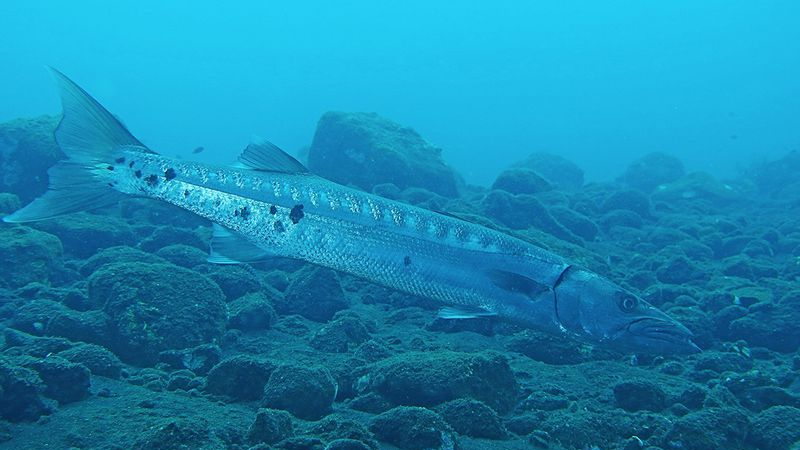
#> input picture image_001.png, 800 x 450 px
$ python qt33_test.py
#> lines starting #> are read from the running program, lines starting #| are printed output that depends on the picture
#> further down, img is the input picture: shape (450, 800, 3); mean B, G, R 175.4, 134.8, 22.9
import sys
import numpy as np
import cv2
import math
import os
THRESHOLD_RATIO = 100
MIN_AVG_RED = 60
MAX_HUE_SHIFT = 120
BLUE_MAGIC_VALUE = 1.2


def hue_shift_red(mat, h):
    U = math.cos(h * math.pi / 180)
    W = math.sin(h * math.pi / 180)

    r = (0.299 + 0.701 * U + 0.168 * W) * mat[..., 0]
    g = (0.587 - 0.587 * U + 0.330 * W) * mat[..., 1]
    b = (0.114 - 0.114 * U - 0.497 * W) * mat[..., 2]
    return np.dstack([r, g, b])
def normalizing_interval(array):
    high = 255
    low = 0
    max_dist = 0
    for i in range(1, len(array)):
        dist = array[i] - array[i - 1]
        if (dist > max_dist):
            max_dist = dist
            high = array[i]
            low = array[i - 1]
    return (low, high)


def apply_filter(mat, filt):
    r = mat[..., 0]
    g = mat[..., 1]
    b = mat[..., 2]

    r = r * filt[0] + g * filt[1] + b * filt[2] + filt[4] * 255
    g = g * filt[6] + filt[9] * 255
    b = b * filt[12] + filt[14] * 255

    filtered_mat = np.dstack([r, g, b])
    filtered_mat = np.clip(filtered_mat, 0, 255).astype(np.uint8)

    return filtered_mat


def get_filter_matrix(mat):
    mat = cv2.resize(mat, (256, 256))
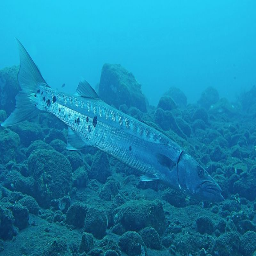
#> mat: shape (256, 256, 3); mean of channels 0, 1, 2 175.3, 134.7, 22.8; drawn as B, G, R

    # Get average values of RGB
    avg_mat = np.array(cv2.mean(mat)[:3], dtype=np.uint8)
#> avg_mat = [175, 134, 22]

    # Find hue shift so that average red reaches MIN_AVG_RED
    new_avg_r = avg_mat[0]
#> new_avg_r = 175
    hue_shift = 0
    while (new_avg_r < MIN_AVG_RED):

        shifted = hue_shift_red(avg_mat, hue_shift)
        new_avg_r = np.sum(shifted)
        hue_shift += 1
        if hue_shift > MAX_HUE_SHIFT:
            new_avg_r = MIN_AVG_RED
#> this loop made 0 passes
#> after the loop, hue_shift = 0

    # Apply hue shift to whole image and replace red channel
    shifted_mat = hue_shift_red(mat, hue_shift)
#> in hue_shift_red, `U = math.cos(h * math.pi / 180)`: U = 1
#> in hue_shift_red, `W = math.sin(h * math.pi / 180)`: W = 0
#> in hue_shift_red, `g = (0.587 - 0.587 * U + 0.330 * W) * mat[..., 1]`: g: shape (256, 256) float64; every value is 0
#> in hue_shift_red, `return np.dstack([r, g, b])`:
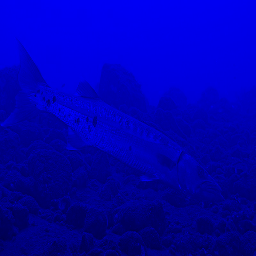
#> returned value: shape (256, 256, 3) float64; mean of channels 0, 1, 2 175.3, 0, 0; drawn as B, G, R
    new_r_channel = np.sum(shifted_mat, axis=2)
    new_r_channel = np.clip(new_r_channel, 0, 255)
    mat[..., 0] = new_r_channel

    # Get histogram of all channels
    hist_r = hist = cv2.calcHist([mat], [0], None, [256], [0, 256])
#> hist_r = 256 values, max 1457 at index 240, min 0 at index 0, mean 256; hist has the same summary as hist_r
    hist_g = hist = cv2.calcHist([mat], [1], None, [256], [0, 256])
#> hist_g = 256 values, max 1528 at index 203, min 0 at index 0, mean 256; hist has the same summary as hist_g
    hist_b = hist = cv2.calcHist([mat], [2], None, [256], [0, 256])
#> hist_b = 256 values, max 4006 at index 33, min 0 at index 115, mean 256; hist has the same summary as hist_b

    normalize_mat = np.zeros((256, 3))
    threshold_level = (mat.shape[0] * mat.shape[1]) / THRESHOLD_RATIO
#> threshold_level = 655.4
    for x in range(256):

        if hist_r[x] < threshold_level:
            normalize_mat[x][0] = x

        if hist_g[x] < threshold_level:
            normalize_mat[x][1] = x

        if hist_b[x] < threshold_level:
            normalize_mat[x][2] = x
#> after the loop, normalize_mat = 256 rows, first 8: [0, 0, 0], [1, 1, 1], [2, 2, 2], [3, 3, 3], [4, 4, 0], [5, 5, 0], [6, 6, 0], [7, 7, 0]

    normalize_mat[255][0] = 255
    normalize_mat[255][1] = 255
    normalize_mat[255][2] = 255

    adjust_r_low, adjust_r_high = normalizing_interval(normalize_mat[..., 0])
#> the loop in normalizing_interval, `for i in range(1, len(array)):` made 255 passes
#> (dist, max_dist, high, low) on passes 1, 243: (1, 1, 1, 0), (243, 243, 243, 0)
#> dist on passes 2 to 7: 1, 1, 1, 1, 1, 1
#> after the loop in normalizing_interval, `for i in range(1, len(array)):`: high = 243; low = 0; max_dist = 243
#> adjust_r_low = 0; adjust_r_high = 243
    adjust_g_low, adjust_g_high = normalizing_interval(normalize_mat[..., 1])
#> the loop in normalizing_interval (call 2), `for i in range(1, len(array)):` made 255 passes
#> adjust_g_low = 0; adjust_g_high = 205
    adjust_b_low, adjust_b_high = normalizing_interval(normalize_mat[..., 2])
#> adjust_b_low = 0; adjust_b_high = 38

    shifted = hue_shift_red(np.array([1, 1, 1]), hue_shift)
#> shifted = [[1, 0, 0]]
    shifted_r, shifted_g, shifted_b = shifted[0][0]
#> shifted_r = 1; shifted_g = 0; shifted_b = 0

    red_gain = 256 / (adjust_r_high - adjust_r_low)
#> red_gain = 1.05
    green_gain = 256 / (adjust_g_high - adjust_g_low)
#> green_gain = 1.25
    blue_gain = 256 / (adjust_b_high - adjust_b_low)
#> blue_gain = 6.74

    redOffset = (-adjust_r_low / 256) * red_gain
#> redOffset = 0
    greenOffset = (-adjust_g_low / 256) * green_gain
#> greenOffset = 0
    blueOffset = (-adjust_b_low / 256) * blue_gain
#> blueOffset = 0

    adjust_red = shifted_r * red_gain
#> adjust_red = 1.05
    adjust_red_green = shifted_g * red_gain
#> adjust_red_green = 0
    adjust_red_blue = shifted_b * red_gain * BLUE_MAGIC_VALUE
#> adjust_red_blue = 0

    return np.array([
        adjust_red, adjust_red_green, adjust_red_blue, 0, redOffset,
        0, green_gain, 0, 0, greenOffset,
        0, 0, blue_gain, 0, blueOffset,
        0, 0, 0, 1, 0,
    ])


def correct(mat):
    original_mat = mat.copy()

    filter_matrix = get_filter_matrix(mat)
#> filter_matrix = 20 values, max 6.74 at index 12, min 0 at index 1, mean 0.502

    corrected_mat = apply_filter(original_mat, filter_matrix)
#> in apply_filter, `r = mat[..., 0]`:
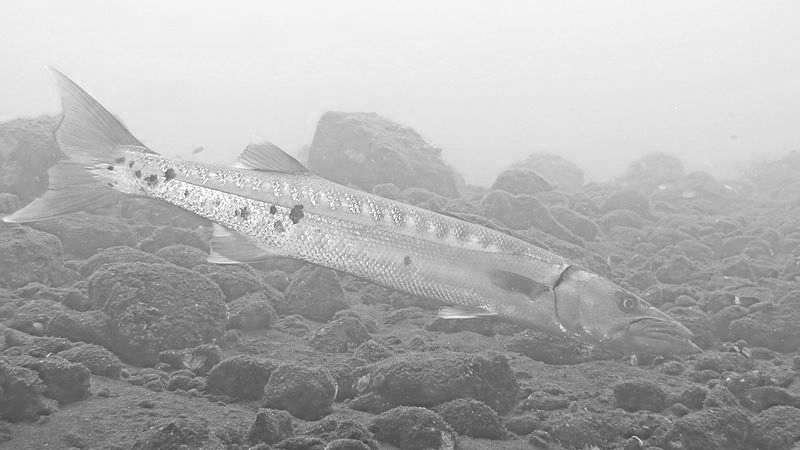
#> r: shape (450, 800); min 60, max 255, mean 175.4
#> in apply_filter, `b = mat[..., 2]`:
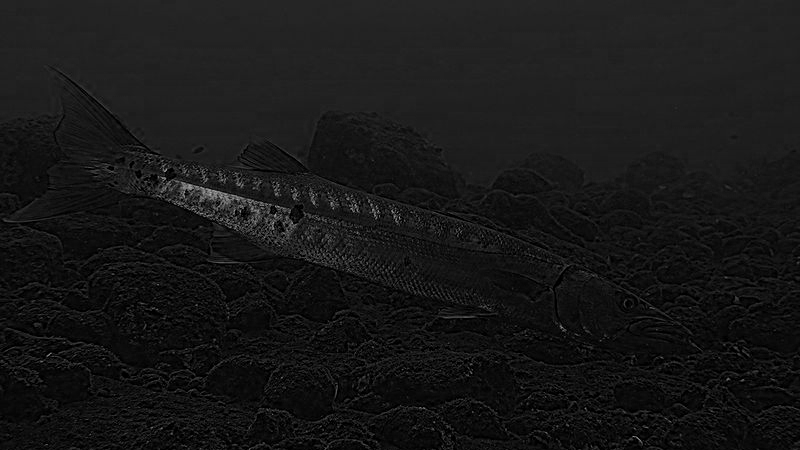
#> b: shape (450, 800); min 0, max 173, mean 22.9
#> in apply_filter, `r = r * filt[0] + g * filt[1] + b * filt[2] + filt[4] * 255`:
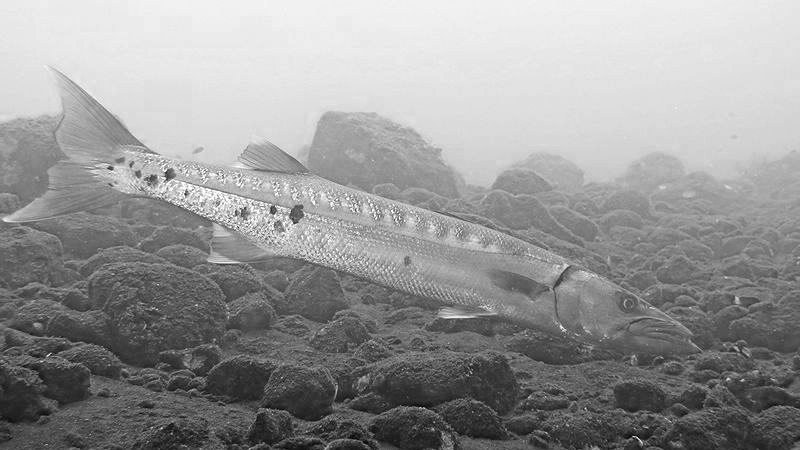
#> r: shape (450, 800) float64; min 63.21, max 268.6, mean 184.7; drawn with min black and max white
#> in apply_filter, `g = g * filt[6] + filt[9] * 255`:
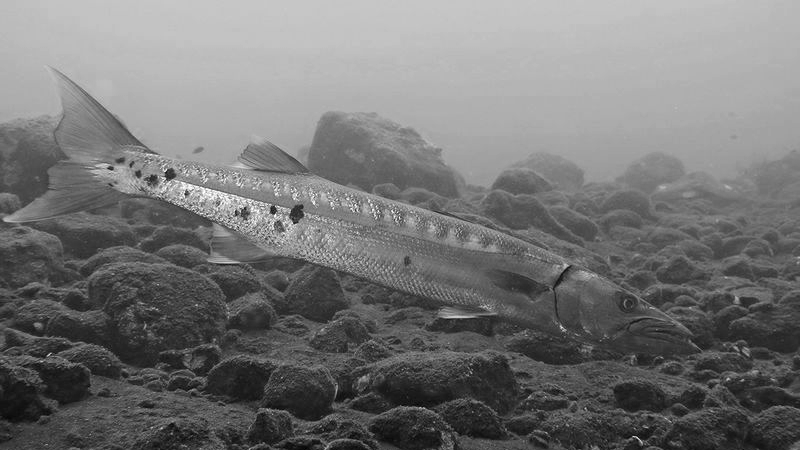
#> g: shape (450, 800) float64; min 41.21, max 318.4, mean 168.4; drawn with min black and max white
#> in apply_filter, `filtered_mat = np.clip(filtered_mat, 0, 255).astype(np.uint8)`:
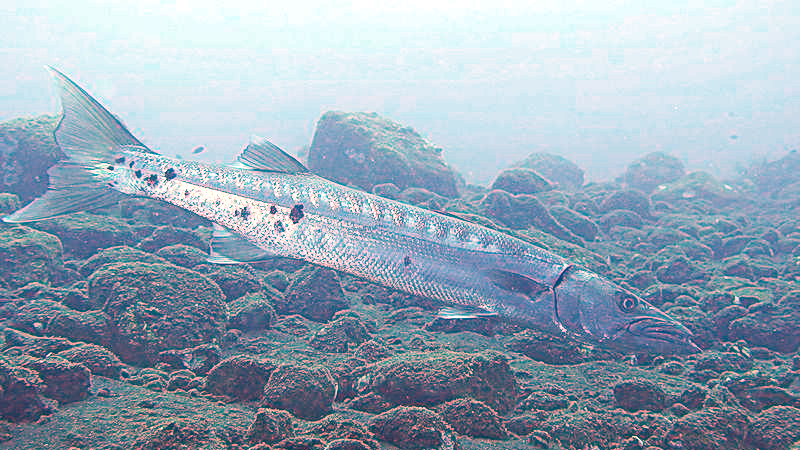
#> filtered_mat: shape (450, 800, 3); mean of channels 0, 1, 2 184.2, 167.8, 149.2; drawn as B, G, R
    corrected_mat = cv2.cvtColor(corrected_mat, cv2.COLOR_RGB2BGR)

    return corrected_mat

if __name__ == "__main__":
    img=cv2.imread("image_001.png")
    img_f=correct(img)
    cv2.imshow('img_f',img_f)
    cv2.waitKey(0)
    cv2.destroyAllWindows()

$ run again, with image_002.png copied over image_001.png
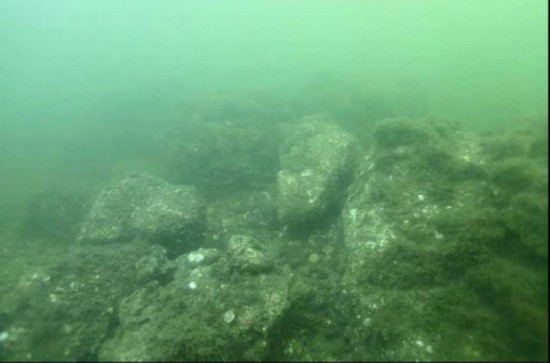
#> input picture image_002.png, 550 x 363 px
#> img is the input picture: shape (363, 550, 3); mean B, G, R 112.2, 156.6, 101.4
#> avg_mat = [112, 156, 101]
#> new_avg_r = 112
#> after the loop in get_filter_matrix, `while (new_avg_r < MIN_AVG_RED):`: hue_shift = 0
#> U = 1
#> W = 0
#> in hue_shift_red, `return np.dstack([r, g, b])`:
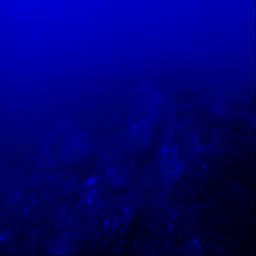
#> returned value: shape (256, 256, 3) float64; mean of channels 0, 1, 2 112.1, 0, 0; drawn as B, G, R
#> in get_filter_matrix, `hist_r = hist = cv2.calcHist([mat], [0], None, [256], [0, 256])`: hist_r = 256 values, max 563 at index 99, min 0 at index 0, mean 256; hist has the same summary as hist_r
#> in get_filter_matrix, `hist_g = hist = cv2.calcHist([mat], [1], None, [256], [0, 256])`: hist_g = 256 values, max 621 at index 238, min 0 at index 0, mean 256; hist has the same summary as hist_g
#> in get_filter_matrix, `hist_b = hist = cv2.calcHist([mat], [2], None, [256], [0, 256])`: hist_b = 256 values, max 837 at index 104, min 0 at index 0, mean 256; hist has the same summary as hist_b
#> after the loop in get_filter_matrix, `for x in range(256):`: normalize_mat = 256 rows, first 8: [0, 0, 0], [1, 1, 1], [2, 2, 2], [3, 3, 3], [4, 4, 4], [5, 5, 5], [6, 6, 6], [7, 7, 7]
#> the loop in normalizing_interval, `for i in range(1, len(array)):` made 255 passes
#> (max_dist, high, low) on pass 1: (1, 1, 0)
#> after the loop in normalizing_interval, `for i in range(1, len(array)):`: high = 1; low = 0; max_dist = 1
#> adjust_r_low = 0; adjust_r_high = 1
#> the loop in normalizing_interval (call 2), `for i in range(1, len(array)):` made 255 passes
#> adjust_g_low = 0; adjust_g_high = 1
#> adjust_b_low = 0; adjust_b_high = 116
#> shifted = [[1, 0, 0]]
#> shifted_r = 1; shifted_g = 0
#> red_gain = 256
#> blue_gain = 2.21
#> redOffset = 0
#> adjust_red = 256
#> adjust_red_green = 0
#> filter_matrix = 20 values, max 256 at index 0, min 0 at index 1, mean 25.76
#> in apply_filter, `filtered_mat = np.clip(filtered_mat, 0, 255).astype(np.uint8)`:
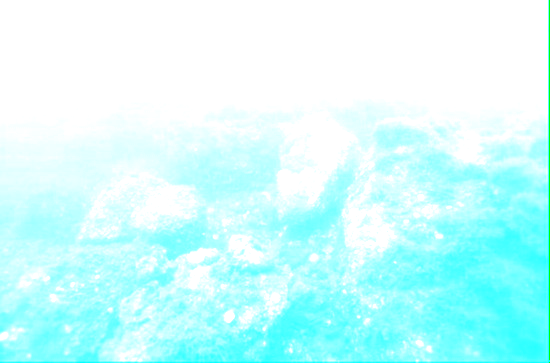
#> filtered_mat: shape (363, 550, 3); mean of channels 0, 1, 2 254.5, 255, 204.3; drawn as B, G, R
